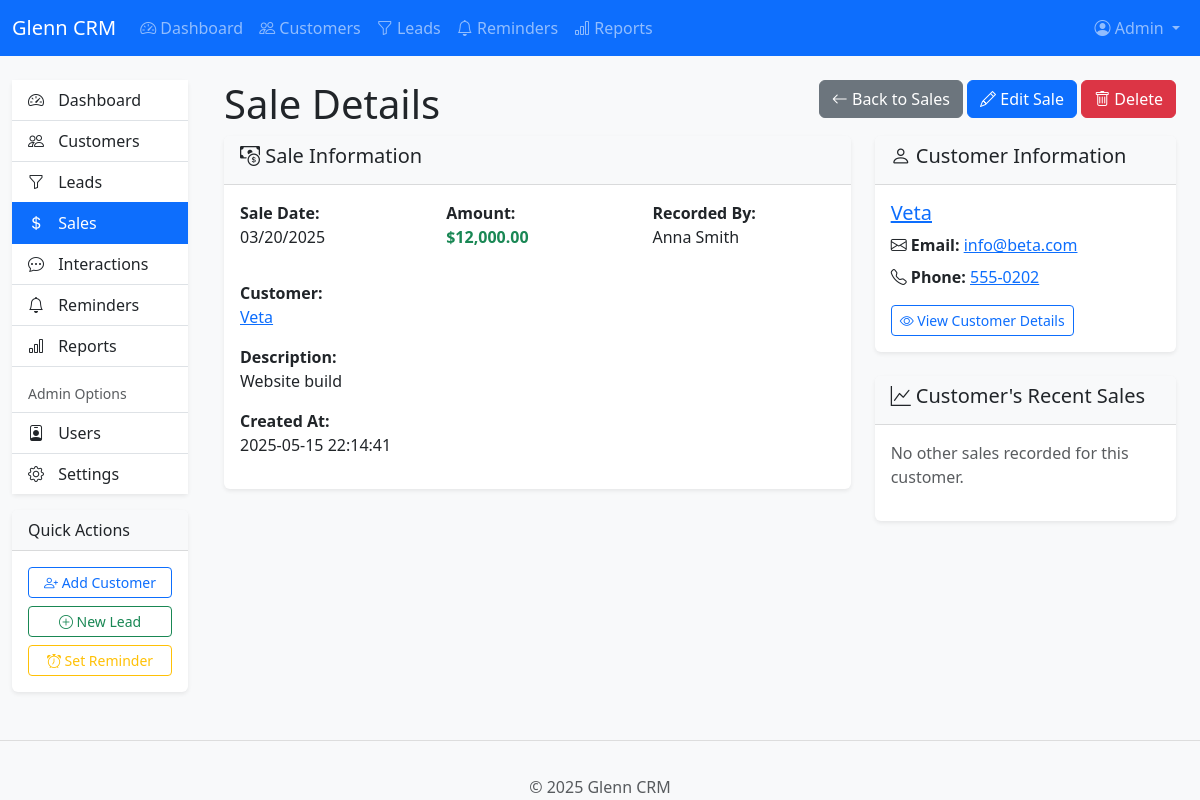
Screenshot of /glenncrm/index.php?page=sales&action=view&id=5 (signed in) with the database file from the repository.
### tables this page shows
CREATE TABLE `settings` (
  `setting_id` int(11) NOT NULL,
  `setting_name` varchar(50) NOT NULL,
  `setting_value` text DEFAULT NULL,
  `setting_description` text DEFAULT NULL,
  `is_public` tinyint(1) DEFAULT 0,
  `updated_at` timestamp NOT NULL DEFAULT current_timestamp() ON UPDATE current_timestamp()
);

CREATE TABLE `sales` (
  `sale_id` int(11) NOT NULL,
  `lead_id` int(11) DEFAULT NULL,
  `customer_id` int(11) NOT NULL,
  `user_id` int(11) NOT NULL,
  `sale_date` date NOT NULL,
  `amount` decimal(10,2) NOT NULL,
  `description` text DEFAULT NULL,
  `created_at` timestamp NOT NULL DEFAULT current_timestamp()
);

CREATE TABLE `users` (
  `user_id` int(11) NOT NULL,
  `username` varchar(50) NOT NULL,
  `password_hash` varchar(255) NOT NULL,
  `email` varchar(100) NOT NULL,
  `first_name` varchar(50) NOT NULL,
  `last_name` varchar(50) NOT NULL,
  `role` enum('admin','user') DEFAULT 'user',
  `last_login` timestamp NULL DEFAULT NULL,
  `created_at` timestamp NOT NULL DEFAULT current_timestamp()
);

CREATE TABLE `customers` (
  `customer_id` int(11) NOT NULL,
  `name` varchar(100) NOT NULL,
  `email` varchar(100) DEFAULT NULL,
  `phone` varchar(20) DEFAULT NULL,
  `address` text DEFAULT NULL,
  `notes` text DEFAULT NULL,
  `status` enum('active','inactive','prospect') DEFAULT 'active',
  `assigned_to` int(11) DEFAULT NULL,
  `created_at` timestamp NOT NULL DEFAULT current_timestamp(),
  `updated_at` timestamp NULL DEFAULT NULL ON UPDATE current_timestamp()
);

### glenncrm/config/database.php (called while the page is built, shortened)
<?php
$conn = new mysqli(DB_HOST, DB_USER, DB_PASS, DB_NAME);
function get_setting($setting_name, $default = null) {
    global $conn;
    $stmt = $conn->prepare("SELECT setting_value FROM settings WHERE setting_name = ?");
    $stmt->bind_param("s", $setting_name);
    $stmt->execute();
    $result = $stmt->get_result();
    if ($result->num_rows > 0) {
        $row = $result->fetch_assoc();
        return $row['setting_value'];
    }
    return $default;
}
function sanitize_input($data) {
    $data = trim($data);
    $data = stripslashes($data);
    $data = htmlspecialchars($data);
    return $data;
}
?>

### glenncrm/includes/auth.php (called while the page is built, shortened)
<?php
function is_admin() {
    return isset($_SESSION['role']) && $_SESSION['role'] == 'admin';
}
?>

### glenncrm/includes/functions.php (called while the page is built, shortened)
<?php
function format_date($date, $format = DATE_FORMAT_SHORT) {
    try {
        $date_obj = new DateTime($date);
        return $date_obj->format($format);
    } catch (Exception $e) {
        return '';
    }
}
function format_currency($amount) {
    return '$' . number_format($amount, 2);
}
?>

### glenncrm/pages/sales/view.php (the view, shortened to what this page needs)
<?php
$stmt = $conn->prepare("SELECT s.*, c.name AS customer_name, l.title AS lead_title, l.lead_id,
                       u.first_name, u.last_name
                       FROM sales s
                       LEFT JOIN customers c ON s.customer_id = c.customer_id
                       LEFT JOIN leads l ON s.lead_id = l.lead_id
                       LEFT JOIN users u ON s.user_id = u.user_id
                       WHERE s.sale_id = ?");
$stmt->bind_param("i", $sale_id);
$stmt->execute();
$result = $stmt->get_result();
$sale = $result->fetch_assoc();
$stmt = $conn->prepare("SELECT * FROM customers WHERE customer_id = ?");
$stmt->bind_param("i", $sale['customer_id']);
$stmt->execute();
$customer = $stmt->get_result()->fetch_assoc();
?>
<div class="content-header">
    <div class="container-fluid">
        <div class="row mb-2">
            <div class="col-sm-6">
                <h1 class="m-0">Sale Details</h1>
            </div>
            <div class="col-sm-6">
                <div class="float-end">
                    <a href="<?php echo BASE_URL; ?>/index.php?page=sales" class="btn btn-secondary">
                        <i class="bi bi-arrow-left"></i> Back to Sales
                    </a>
                    <a href="<?php echo BASE_URL; ?>/index.php?page=sales&action=edit&id=<?php echo $sale_id; ?>" class="btn btn-primary">
                        <i class="bi bi-pencil"></i> Edit Sale
                    </a>
                    <?php if (is_admin()): ?>
                        <a href="<?php echo BASE_URL; ?>/index.php?page=sales&action=delete&id=<?php echo $sale_id; ?>"
                           class="btn btn-danger confirm-delete">
                            <i class="bi bi-trash"></i> Delete
                        </a>
                    <?php endif; ?>
                </div>
            </div>
        </div>
    </div>
</div>
<section class="content">
    <div class="container-fluid">
        <div class="row">
            <div class="col-md-8">
                <div class="card">
                    <div class="card-header">
                        <h5 class="card-title">
                            <i class="bi bi-cash-coin"></i> Sale Information
                        </h5>
                    </div>
                    <div class="card-body">
                        <div class="row mb-3">
                            <div class="col-md-4">
                                <strong>Sale Date:</strong>
                                <p><?php echo format_date($sale['sale_date']); ?></p>
                            </div>
                            <div class="col-md-4">
                                <strong>Amount:</strong>
                                <p class="text-success fw-bold"><?php echo format_currency($sale['amount']); ?></p>
                            </div>
                            <div class="col-md-4">
                                <strong>Recorded By:</strong>
                                <p><?php echo $sale['first_name'] . ' ' . $sale['last_name']; ?></p>
                            </div>
                        </div>
                        <div class="mb-3">
                            <strong>Customer:</strong>
                            <p>
                                <a href="<?php echo BASE_URL; ?>/index.php?page=customers&action=view&id=<?php echo $sale['customer_id']; ?>">
                                    <?php echo $sale['customer_name']; ?>
                                </a>
                            </p>
                        </div>
                        <div class="mb-3">
                            <strong>Description:</strong>
                            <p>
                                <?php if (!empty($sale['description'])): ?>
                                    <?php echo nl2br($sale['description']); ?>
                                <?php else: ?>
                                    <em class="text-muted">No description provided</em>
                                <?php endif; ?>
                            </p>
                        </div>
                        <div class="row">
                            <div class="col-md-6">
                                <strong>Created At:</strong>
                                <p><?php echo format_date($sale['created_at'], DATE_FORMAT); ?></p>
                            </div>
                        </div>
                    </div>
                </div>
            </div>
            <div class="col-md-4">
                <div class="card">
                    <div class="card-header">
                        <h5 class="card-title">
                            <i class="bi bi-person"></i> Customer Information
                        </h5>
                    </div>
                    <div class="card-body">
                        <h5>
                            <a href="<?php echo BASE_URL; ?>/index.php?page=customers&action=view&id=<?php echo $customer['customer_id']; ?>">
                                <?php echo $customer['name']; ?>
                            </a>
                        </h5>
                        <?php if (!empty($customer['email'])): ?>
                            <div class="mb-2">
                                <strong><i class="bi bi-envelope"></i> Email:</strong>
                                <a href="mailto:<?php echo $customer['email']; ?>"><?php echo $customer['email']; ?></a>
                            </div>
                        <?php endif; ?>
                        <?php if (!empty($customer['phone'])): ?>
                            <div class="mb-2">
                                <strong><i class="bi bi-telephone"></i> Phone:</strong>
                                <a href="tel:<?php echo $customer['phone']; ?>"><?php echo $customer['phone']; ?></a>
                            </div>
                        <?php endif; ?>
                        <div class="mt-3">
                            <a href="<?php echo BASE_URL; ?>/index.php?page=customers&action=view&id=<?php echo $customer['customer_id']; ?>"
                               class="btn btn-sm btn-outline-primary">
                                <i class="bi bi-eye"></i> View Customer Details
                            </a>
                        </div>
                    </div>
                </div>
                <div class="card mt-4">
                    <div class="card-header">
                        <h5 class="card-title">
                            <i class="bi bi-graph-up"></i> Customer's Recent Sales
                        </h5>
                    </div>
                    <div class="card-body">
                        <?php
                        $stmt = $conn->prepare("SELECT sale_id, sale_date, amount FROM sales
                                              WHERE customer_id = ? AND sale_id != ?
                                              ORDER BY sale_date DESC LIMIT 5");
                        $stmt->bind_param("ii", $sale['customer_id'], $sale_id);
                        $stmt->execute();
                        $other_sales = $stmt->get_result();
                        if ($other_sales->num_rows > 0):
                        ?>
                            <div class="list-group">
                                <?php while ($other_sale = $other_sales->fetch_assoc()): ?>
                                    <a href="<?php echo BASE_URL; ?>/index.php?page=sales&action=view&id=<?php echo $other_sale['sale_id']; ?>"
                                       class="list-group-item list-group-item-action d-flex justify-content-between align-items-center">
                                        <span><?php echo format_date($other_sale['sale_date']); ?></span>
                                        <span class="badge bg-primary rounded-pill"><?php echo format_currency($other_sale['amount']); ?></span>
                                    </a>
                                <?php endwhile; ?>
                            </div>
                            <div class="mt-3">
                                <a href="<?php echo BASE_URL; ?>/index.php?page=sales&customer_id=<?php echo $sale['customer_id']; ?>"
                                   class="btn btn-sm btn-outline-secondary">
                                    View All Sales
                                </a>
                            </div>
                        <?php else: ?>
                            <p class="text-muted">No other sales recorded for this customer.</p>
                        <?php endif; ?>
                    </div>
                </div>
            </div>
        </div>
    </div>
</section>

### glenncrm/includes/navigation.php (shortened to what this page needs)
<nav class="navbar navbar-expand-lg navbar-dark bg-primary">
    <div class="container-fluid">
        <a class="navbar-brand" href="<?php echo BASE_URL; ?>/index.php">
            <?php echo get_setting('company_name', 'Glenn CRM'); ?>
        </a>
        <div class="collapse navbar-collapse" id="navbarMain">
            <ul class="navbar-nav me-auto">
                <li class="nav-item">
                    <a class="nav-link <?php echo $page == 'dashboard' ? 'active' : ''; ?>" href="<?php echo BASE_URL; ?>/index.php">
                        <i class="bi bi-speedometer2"></i> Dashboard
                    </a>
                </li>
                <li class="nav-item">
                    <a class="nav-link <?php echo $page == 'customers' ? 'active' : ''; ?>" href="<?php echo BASE_URL; ?>/index.php?page=customers">
                        <i class="bi bi-people"></i> Customers
                    </a>
                </li>
                <li class="nav-item">
                    <a class="nav-link <?php echo $page == 'leads' ? 'active' : ''; ?>" href="<?php echo BASE_URL; ?>/index.php?page=leads">
                        <i class="bi bi-funnel"></i> Leads
                    </a>
                </li>
                <li class="nav-item">
                    <a class="nav-link <?php echo $page == 'reminders' ? 'active' : ''; ?>" href="<?php echo BASE_URL; ?>/index.php?page=reminders">
                        <i class="bi bi-bell"></i> Reminders
                    </a>
                </li>
                <li class="nav-item">
                    <a class="nav-link <?php echo $page == 'reports' ? 'active' : ''; ?>" href="<?php echo BASE_URL; ?>/index.php?page=reports">
                        <i class="bi bi-bar-chart"></i> Reports
                    </a>
                </li>
            </ul>
            <ul class="navbar-nav">
                <li class="nav-item dropdown">
                    <a class="nav-link dropdown-toggle" href="#" id="navbarDropdown" role="button" data-bs-toggle="dropdown">
                        <i class="bi bi-person-circle"></i>
                        <?php echo $_SESSION['first_name']; ?>
                    </a>
                </li>
            </ul>
        </div>
    </div>
</nav>

### glenncrm/includes/footer.php
<footer class="footer mt-auto py-3 bg-light">
    <div class="container text-center">
        <span class="text-muted">
            &copy; <?php echo date('Y'); ?> <?php echo get_setting('company_name', 'Glenn CRM'); ?>
        </span>
    </div>
</footer>
</body></html>

### glenncrm/assets/css/style.css (style rules this page uses)
body { padding-bottom: 70px; background-color: #f8f9fa; }
.card { box-shadow: 0 .125rem .25rem rgba(0,0,0,.075); border: none; }
.card-header { background-color: #f8f9fa; border-bottom: 1px solid rgba(0,0,0,.125); }
.footer { position: fixed; bottom: 0; width: 100%; height: 60px; line-height: 60px; background-color: #f5f5f5; border-top: 1px solid #ddd; }

### rows the page displays
settings: setting_value "Glenn CRM"
sales: sale_date "03/20/2025", amount "$12,000.00", user.first_name "Anna", user.last_name "Smith", customer.name "Veta", description "Website build", created_at "2025-05-15 22:14:41"
customers: name "Veta", email "info@beta.com", phone "555-0202"

### other values shown
$_SESSION['first_name'] "Admin"
